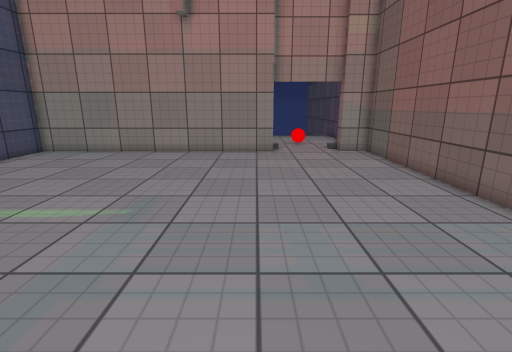
view 1 (above)

13 first-person views from a walk through a Unity game level. The camera is 1.3 m above the floor, tilts 14° down and sees 85° across. The floor is counted in squares, 0.5 m on a side. Each view is taken from the middle of a square. On the plan, view 1 faces up. The plan holds only what a view shows up to about 19 squares ahead; the rest is blank. The place goes on beyond the plan. The player character is not drawn. Some animated figures are not drawn. Door leaves are left out, so doorways stand open. Some surface patterns are stand-ins.

view 2
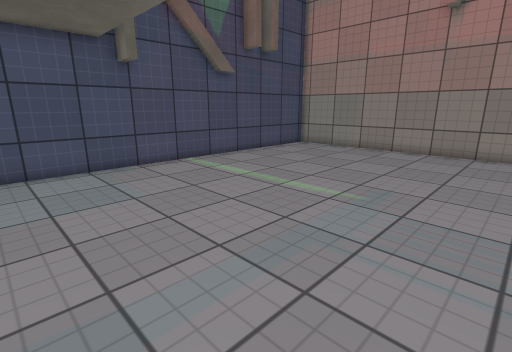

view 3
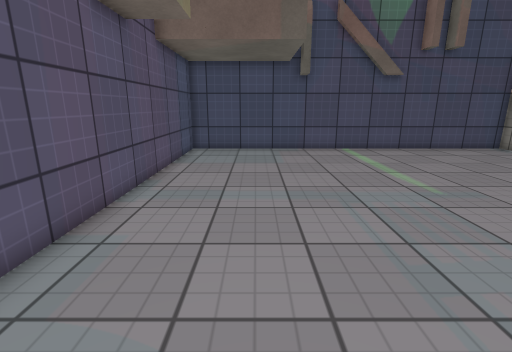

view 4
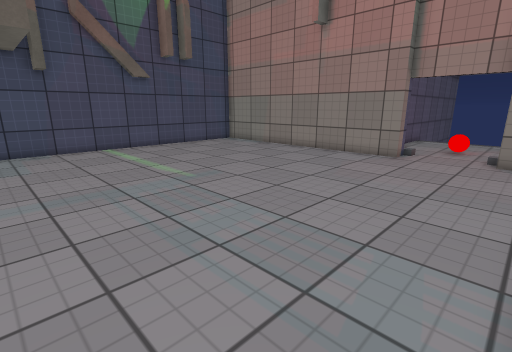

view 5
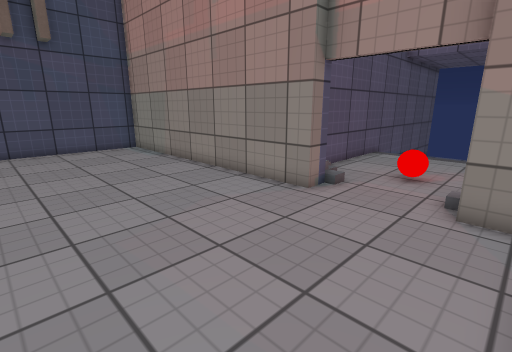

view 6
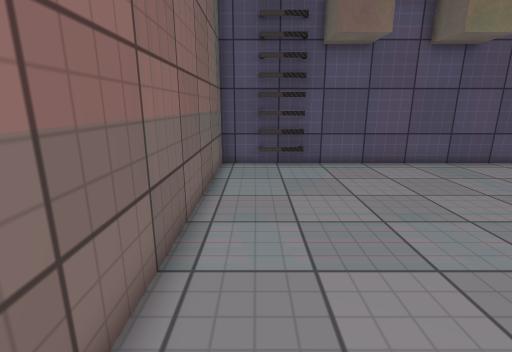

view 7
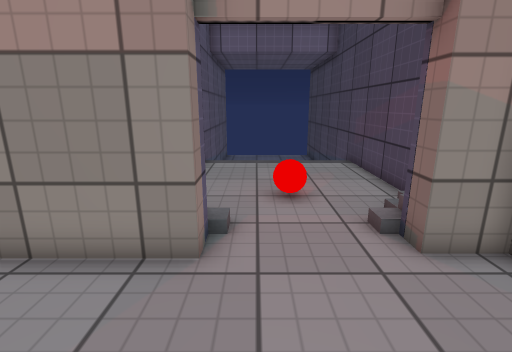

view 8
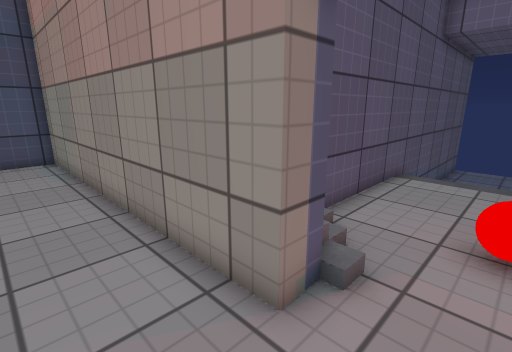

view 9
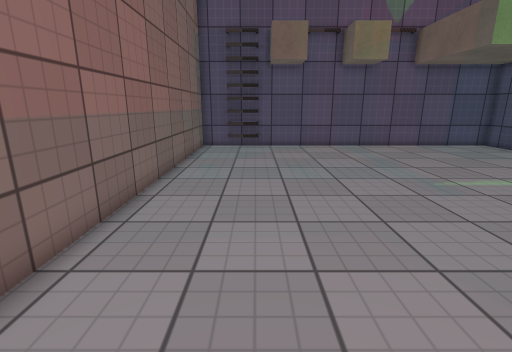

view 10
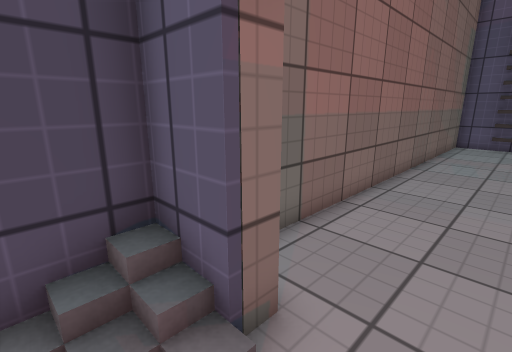

view 11
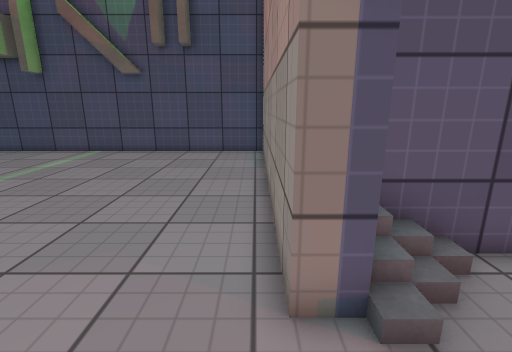

view 12
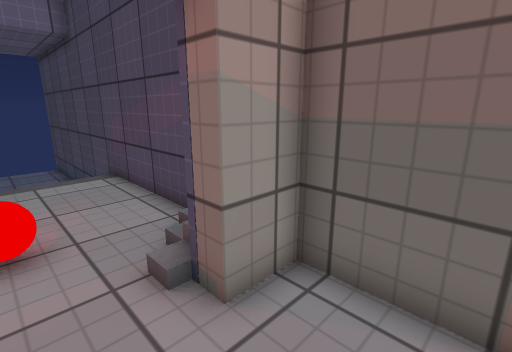

view 13
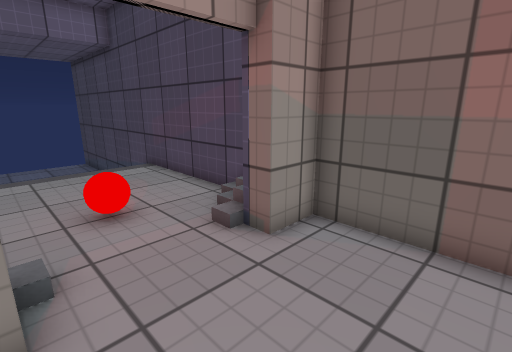

### Floor plan
Points are (right, up) in squares from view 1. A wall is a line through its corners. A room is listed if a view was taken in it or the views show most of it. See-through windows are left out.
Room 1 (views 1, 2, 3, 4, 5, 6, 7, 8, 9, 11, 12, 13)
walls: (1, 16.4) (-13.1, 16.4); (2.8, -2.6) (4.9, -2.6); (-12.6, 16.5) (-12.6, -3) (6.6, -3) (6.6, 16.6) (5, 16.6)
ways out: open door at (3, 17) to room 2
Room 2 (view 10)
walls: (5, 17.4) (6.6, 17.4) (6.6, 24.5); (-0.6, 24.5) (-0.6, 18.1)
ways out: open door at (3, 17) to room 1

Positions as (right, up) in squares from view 1, and headings:
1: (0, 0), facing up
2: (0, -1), facing up-left
3: (5, 1), facing left
4: (6, 1), facing up-left
5: (6, 9), facing up-left
6: (5, 10), facing down
7: (2, 12), facing up
8: (3, 14), facing up-left
9: (3, 16), facing down
10: (3, 19), facing down-right
11: (4, 16), facing left
12: (3, 14), facing up-right
13: (1, 13), facing up-right
